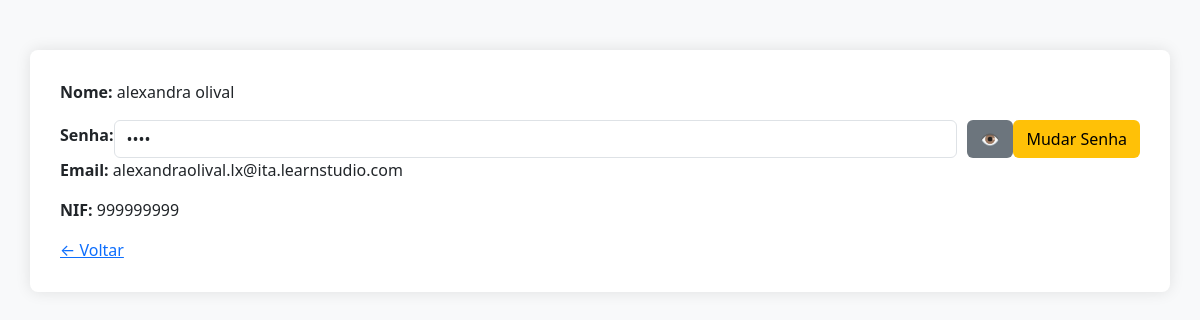
The app's page /perfil.php (signed in) with its own data.
### tables this page shows
CREATE TABLE IF NOT EXISTS `usuarios` (
  `id` int(11) NOT NULL AUTO_INCREMENT,
  `nome` varchar(100) NOT NULL,
  `senha` varchar(255) NOT NULL,
  `tipo` varchar(100) NOT NULL,
  `email` varchar(100) NOT NULL,
  `nif` int(11) NOT NULL DEFAULT 0,
  `avatar` varchar(1000) DEFAULT NULL,
  PRIMARY KEY (`id`)
);

### perfil.php (the view, shortened to what this page needs)
<?php
$host = 'localhost';
$db = 'escola';
$user = 'root';
$pass = '';
$conn = new mysqli($host, $user, $pass, $db);
$stmt = $conn->prepare("SELECT id, nome, email, nif, tipo, senha FROM usuarios WHERE nome = ? LIMIT 1");
$stmt->bind_param("s", $_SESSION['usuario']);
$stmt->execute();
$result = $stmt->get_result();
$user_info = $result->fetch_assoc();
?>
<!DOCTYPE html>
<html lang="pt">
<head>
    <link href="https://cdn.jsdelivr.net/npm/bootstrap@5.3.0-alpha1/dist/css/bootstrap.min.css" rel="stylesheet">
</head>
<body>
    <div class="container">
        <p><strong>Nome:</strong> <?php echo $user_info['nome']; ?></p>
        <div class="password-container">
            <label for="password" class="form-label"><strong>Senha:</strong></label>
            <input type="password" id="password" value="<?php echo $user_info['senha']; ?>" readonly class="form-control" aria-label="Senha">
            <button id="togglePassword" class="btn btn-grey" onclick="togglePassword()">👁</button>
            <a href="mudar_senha.php" class="btn btn-yellow">Mudar Senha</a>
        </div>
        <p><strong>Email:</strong> <?php echo $user_info['email']; ?></p>
        <p><strong>NIF:</strong> <?php echo $user_info['nif']; ?></p>
        <a href="javascript:history.back()" class="btn-voltar">← Voltar</a>
    </div>
</body>
</html>

### perfil.php (style rules this page uses)
body { background-color: #f8f9fa; }
.container { background-color: white; border-radius: 8px; box-shadow: 0 0 15px rgba(0, 0, 0, 0.1); padding: 30px; margin-top: 50px; }
.password-container { display: flex; align-items: center; }
.password-container input { flex: 1; margin-right: 10px; }
.btn-grey { background-color: #6c757d; color: white; }
.btn-yellow { background-color: #ffc107; color: black; }

### records on screen
usuarios: nome "alexandra olival", email "alexandraolival.lx@ita.learnstudio.com", nif "999999999"
